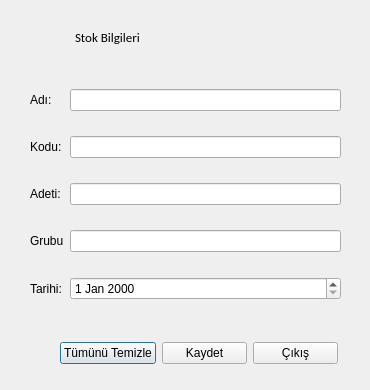
<?xml version="1.0" encoding="UTF-8"?>
<ui version="4.0">
 <class>UrunBilgileriFormu</class>
 <widget class="QDialog" name="UrunBilgileriFormu">
  <property name="geometry">
   <rect>
    <x>0</x>
    <y>0</y>
    <width>370</width>
    <height>390</height>
   </rect>
  </property>
  <property name="windowTitle">
   <string>Stok Bilgileri</string>
  </property>
  <property name="windowIcon">
   <iconset resource="../materials.qrc">
    <normaloff>:/icons/Icons/cart_add.png</normaloff>:/icons/Icons/cart_add.png</iconset>
  </property>
  <property name="styleSheet">
   <string notr="true">QLabel {
	
	font: 10pt &quot;Calibri&quot;;
}
QDateEdit {
qproperty-displayFormat: &quot;dd.MM.yyyy&quot;;
qproperty-calendarPopup: true;
}
QPushButton#pb_Kaydet{
qproperty-text: &quot;Kaydet&quot;;
qproperty-default: true;
}</string>
  </property>
  <widget class="QWidget" name="layoutWidget">
   <property name="geometry">
    <rect>
     <x>30</x>
     <y>70</y>
     <width>311</width>
     <height>251</height>
    </rect>
   </property>
   <layout class="QGridLayout" name="gridLayout">
    <item row="0" column="0">
     <widget class="QLabel" name="lbl_Adi">
      <property name="text">
       <string>Adı:</string>
      </property>
     </widget>
    </item>
    <item row="0" column="1">
     <widget class="QLineEdit" name="le_Adi"/>
    </item>
    <item row="1" column="0">
     <widget class="QLabel" name="lbl_Kodu">
      <property name="text">
       <string>Kodu:</string>
      </property>
     </widget>
    </item>
    <item row="1" column="1">
     <widget class="QLineEdit" name="le_Kodu"/>
    </item>
    <item row="2" column="0">
     <widget class="QLabel" name="lbl_Adeti">
      <property name="text">
       <string>Adeti:</string>
      </property>
     </widget>
    </item>
    <item row="2" column="1">
     <widget class="QLineEdit" name="le_Adeti"/>
    </item>
    <item row="3" column="0">
     <widget class="QLabel" name="lbl_Fiyati">
      <property name="text">
       <string>Grubu</string>
      </property>
     </widget>
    </item>
    <item row="3" column="1">
     <widget class="QLineEdit" name="le_Fiyati"/>
    </item>
    <item row="4" column="0">
     <widget class="QLabel" name="lbl_Tarihi">
      <property name="text">
       <string>Tarihi:</string>
      </property>
     </widget>
    </item>
    <item row="4" column="1">
     <widget class="QDateEdit" name="de_Tarihi"/>
    </item>
   </layout>
  </widget>
  <widget class="QWidget" name="layoutWidget">
   <property name="geometry">
    <rect>
     <x>60</x>
     <y>340</y>
     <width>278</width>
     <height>26</height>
    </rect>
   </property>
   <layout class="QHBoxLayout" name="horizontalLayout">
    <item>
     <widget class="QPushButton" name="pb_TTemizle">
      <property name="text">
       <string>Tümünü Temizle</string>
      </property>
      <property name="icon">
       <iconset resource="../materials.qrc">
        <normaloff>:/icons/Icons/trash-empty.png</normaloff>:/icons/Icons/trash-empty.png</iconset>
      </property>
     </widget>
    </item>
    <item>
     <widget class="QPushButton" name="pb_Kaydet">
      <property name="text">
       <string>Kaydet</string>
      </property>
      <property name="icon">
       <iconset resource="../materials.qrc">
        <normaloff>:/icons/Icons/Ok.png</normaloff>:/icons/Icons/Ok.png</iconset>
      </property>
     </widget>
    </item>
    <item>
     <widget class="QPushButton" name="pb_Cikis">
      <property name="text">
       <string>Çıkış</string>
      </property>
      <property name="icon">
       <iconset resource="../materials.qrc">
        <normaloff>:/icons/Icons/No.png</normaloff>:/icons/Icons/No.png</iconset>
      </property>
     </widget>
    </item>
   </layout>
  </widget>
  <widget class="QWidget" name="">
   <property name="geometry">
    <rect>
     <x>30</x>
     <y>20</y>
     <width>110</width>
     <height>34</height>
    </rect>
   </property>
   <layout class="QHBoxLayout" name="horizontalLayout_2">
    <item>
     <widget class="QLabel" name="label">
      <property name="text">
       <string/>
      </property>
      <property name="pixmap">
       <pixmap resource="../materials.qrc">:/icons/Icons/lorry_add.png</pixmap>
      </property>
     </widget>
    </item>
    <item>
     <widget class="QLabel" name="label_2">
      <property name="font">
       <font>
        <family>Calibri</family>
        <pointsize>10</pointsize>
        <weight>50</weight>
        <italic>false</italic>
        <bold>false</bold>
       </font>
      </property>
      <property name="text">
       <string>Stok Bilgileri</string>
      </property>
     </widget>
    </item>
   </layout>
  </widget>
 </widget>
 <resources>
  <include location="../materials.qrc"/>
 </resources>
 <connections>
  <connection>
   <sender>pb_Kaydet</sender>
   <signal>clicked()</signal>
   <receiver>UrunBilgileriFormu</receiver>
   <slot>accept()</slot>
   <hints>
    <hint type="sourcelabel">
     <x>214</x>
     <y>309</y>
    </hint>
    <hint type="destinationlabel">
     <x>173</x>
     <y>276</y>
    </hint>
   </hints>
  </connection>
  <connection>
   <sender>pb_Cikis</sender>
   <signal>clicked()</signal>
   <receiver>UrunBilgileriFormu</receiver>
   <slot>reject()</slot>
   <hints>
    <hint type="sourcelabel">
     <x>304</x>
     <y>311</y>
    </hint>
    <hint type="destinationlabel">
     <x>300</x>
     <y>270</y>
    </hint>
   </hints>
  </connection>
  <connection>
   <sender>le_Adi</sender>
   <signal>textChanged(QString)</signal>
   <receiver>UrunBilgileriFormu</receiver>
   <slot>degisiklikyapildi()</slot>
   <hints>
    <hint type="sourcelabel">
     <x>149</x>
     <y>70</y>
    </hint>
    <hint type="destinationlabel">
     <x>67</x>
     <y>279</y>
    </hint>
   </hints>
  </connection>
  <connection>
   <sender>le_Kodu</sender>
   <signal>textChanged(QString)</signal>
   <receiver>UrunBilgileriFormu</receiver>
   <slot>degisiklikyapildi()</slot>
   <hints>
    <hint type="sourcelabel">
     <x>255</x>
     <y>115</y>
    </hint>
    <hint type="destinationlabel">
     <x>80</x>
     <y>274</y>
    </hint>
   </hints>
  </connection>
  <connection>
   <sender>le_Adeti</sender>
   <signal>textChanged(QString)</signal>
   <receiver>UrunBilgileriFormu</receiver>
   <slot>degisiklikyapildi()</slot>
   <hints>
    <hint type="sourcelabel">
     <x>184</x>
     <y>158</y>
    </hint>
    <hint type="destinationlabel">
     <x>92</x>
     <y>284</y>
    </hint>
   </hints>
  </connection>
  <connection>
   <sender>le_Fiyati</sender>
   <signal>textChanged(QString)</signal>
   <receiver>UrunBilgileriFormu</receiver>
   <slot>degisiklikyapildi()</slot>
   <hints>
    <hint type="sourcelabel">
     <x>198</x>
     <y>206</y>
    </hint>
    <hint type="destinationlabel">
     <x>50</x>
     <y>297</y>
    </hint>
   </hints>
  </connection>
  <connection>
   <sender>de_Tarihi</sender>
   <signal>dateChanged(QDate)</signal>
   <receiver>UrunBilgileriFormu</receiver>
   <slot>degisiklikyapildi()</slot>
   <hints>
    <hint type="sourcelabel">
     <x>134</x>
     <y>247</y>
    </hint>
    <hint type="destinationlabel">
     <x>60</x>
     <y>307</y>
    </hint>
   </hints>
  </connection>
 </connections>
 <slots>
  <slot>degisiklikyapildi()</slot>
 </slots>
</ui>
